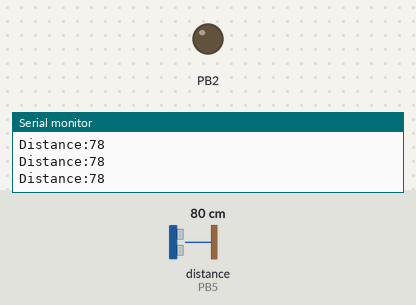
The sketch below on a simulated ATtiny85, built with avr-gcc and run on an emulated ATtiny85. Shown: output pins drawn as LEDs (lit = HIGH), the last lines printed to the serial monitor. Wiring (inferred from the names in the program): ultrasonic range finder: trigger PB4; echo PB5. The inputs (shaded band) are chosen by the test bench; at power-on: distance to the obstacle (sensor on PB5) 80 cm. The echo pulse lasts 58.3 µs per cm; pins used as bus, display or sensor lines are not drawn.

Above: at 1.2 s.
1.3 s: distance to the obstacle (sensor on PB5) set to 24 cm
2.8 s: distance to the obstacle (sensor on PB5) set to 19 cm
At 3.9 s:
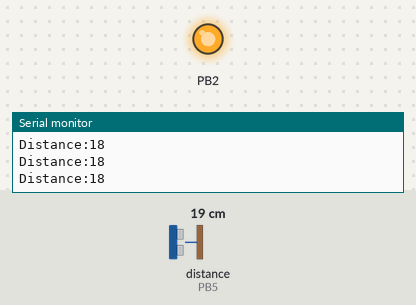
Timing chart, 0 to 5.8 s (numbered marks = the images above; inputs shaded):
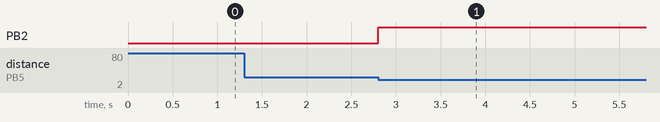

Measured:
- the behaviour switches between 21 and 20 cm on distance to the obstacle (sensor on PB5) (found by bisection; images 0 and 1)
- after the input at 2.8 s, PB2: LOW → HIGH at once

The sketch:

ultrasonic_led.ino
```cpp
const int trigPin = 4;
const int echoPin = 5;

long duration;
int distance;

void setup() {

pinMode(2,OUTPUT);
pinMode(9,OUTPUT);
pinMode(10,OUTPUT);
pinMode(11,OUTPUT);
  pinMode(trigPin,OUTPUT);
  pinMode(echoPin,INPUT);
  Serial.begin(115200);
}

void loop() {
  digitalWrite(trigPin,LOW);
  delayMicroseconds(2);
  digitalWrite(trigPin,HIGH);
  delayMicroseconds(1000);
  digitalWrite(trigPin,LOW);
  duration = pulseIn(echoPin,HIGH);
  distance = duration * 0.034/2;
  Serial.print("Distance:");
  Serial.println(distance);
if(distance<20)
{
  digitalWrite(2,HIGH);
}
else if(distance > 40&& distance<60)
{
  digitalWrite(9,HIGH);
}
else if(distance > 60&& distance<100)
{
  digitalWrite(10,HIGH);
}
else
{
  digitalWrite(11,HIGH);
}

}
```
